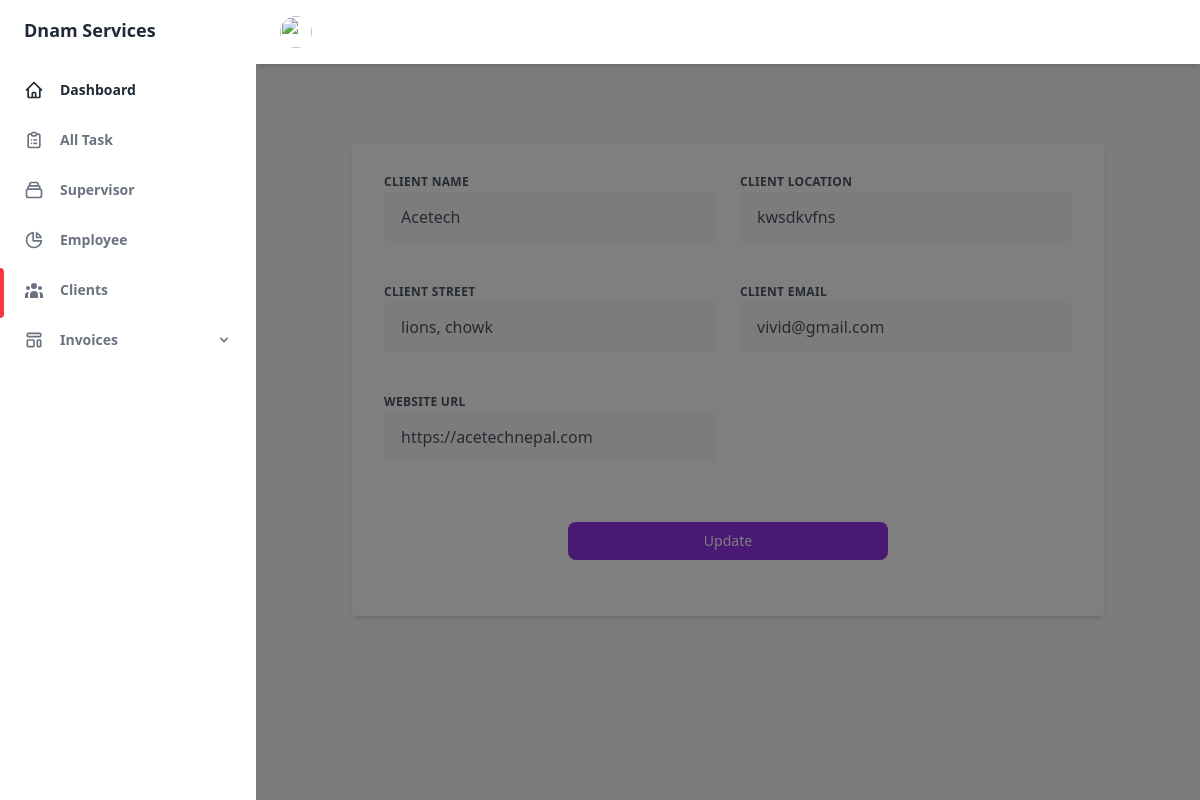
Page /editclients/4 (signed in) on the committed database.
### dnamservices/models.py (models this page shows, shortened)
class Client(models.Model):
    client_name = models.CharField(max_length=50)
    client_location = models.CharField(max_length=50)
    client_street = models.CharField(max_length=50)
    client_email = models.EmailField(max_length=254)
    client_website = models.CharField(max_length=50, blank=True, null=True)
    delete = models.BooleanField(("delete"), default=False)

### dnamservices/views.py (the view)
# urls.py: path('editclients/<str:pk>', EditClientView, name="editclients"),
@login_required()
def EditClientView(request, pk):
    template_name = "dnam/dashboard/clients/editclient.html"
    client = Client.objects.get(id=pk)
    form = EditClientForm(instance=client)
    if request.method == "POST":
        form = EditClientForm(request.POST, instance=client)
        if form.is_valid():
            form.save()
        return redirect ("allclients")
    context = {
        'form':form,
        'client':client
    }
    return render(request, template_name, context)

### dnamservices/forms.py
class EditClientForm(forms.ModelForm):
    class Meta:
        model = Client
        exclude = ['__all__']

### theme/templates/dnam/dashboard/clients/editclient.html (shortened to what this page needs)
{% extends 'base.html' %}
{% block clients-active %}
<span
  class="absolute inset-y-0 left-0 w-1 bg-[#f8373f] rounded-tr-lg rounded-br-lg"
  aria-hidden="true"></span>
{% endblock clients-active %}
{% load crispy_forms_tags %}
{% load tailwind_filters %}
{% block content %}
<main class="h-full overflow-y-auto">
    <div class=" mx-auto max-w-6xl py-20 px-12 lg:px-24  mb-24">
        <form method="POST">
          <div class="bg-white shadow-md rounded px-8 pt-6 pb-8 mb-4 flex flex-col">
            <div class="-mx-3 md:flex mb-6">
              <div class="md:w-1/2 px-3 mb-6 md:mb-0">
                <label class="uppercase tracking-wide text-gray-600  text-xs font-bold mb-2" >
                  Client Name
                </label>
                <input class="w-full  text-gray-600 bg-gray-50 border border-gray-50 rounded py-3 px-4 mb-3 focus:outline-none" type="text" name="client_name" value="{{client.client_name}}" required>
              </div>
              <div class="md:w-1/2 px-3">
                <label class="uppercase tracking-wide text-gray-600  text-xs font-bold mb-2" for="title">
                  Client Location
                </label>
                <input class="w-full  text-gray-600 bg-gray-50 border border-gray-50 rounded py-3 px-4 mb-3 focus:outline-none" id="title" type="address" name="client_location" value="{{client.client_location}}" required>
              </div>
            </div>
            <div class="-mx-3 md:flex mb-6">
                <div class="md:w-1/2 px-3 mb-6 md:mb-0">
                    <label class="uppercase tracking-wide text-gray-600  text-xs font-bold mb-2" >
                      Client Street
                    </label>
                    <input class="w-full  text-gray-600 bg-gray-50 border border-gray-50 rounded py-3 px-4 mb-3 focus:outline-none outline-none" type="text" name="client_street" value="{{client.client_street}}" required>
                  </div>
                  <div class="md:w-1/2 px-3">
                    <label class="uppercase tracking-wide text-gray-600  text-xs font-bold mb-2" for="title">
                      Client Email
                    </label>
                    <input class="w-full  text-gray-600 bg-gray-50 border border-gray-50 rounded py-3 px-4 mb-3 focus:outline-none" id="title" type="email" name="client_email" value="{{client.client_email}}">
                  </div>
            </div>
            <div class="-mx-3 md:flex mb-6">
                <div class="md:w-1/2 px-3 mb-6 md:mb-0">
                  <label class="uppercase tracking-wide text-gray-600  text-xs font-bold mb-2" >
                    Website URL
                  </label>
                  <input placeholder="ex: https://google.com" class="w-full  text-gray-600 bg-gray-50 border border-gray-50 rounded py-3 px-4 mb-3 focus:outline-none" type="url" name="client_website" value="{{client.client_website}}">
                </div>
            </div>
            <div class="px-6 my-6 flex justify-center">
                <button type="submit"
                  class="flex items-center justify-center md:w-1/2  px-4 py-2 text-sm font-medium leading-5 text-white transition-colors duration-150 bg-purple-600 border border-transparent rounded-lg active:bg-purple-600 hover:bg-purple-700 focus:outline-none focus:shadow-outline-purple"
                >
                Update
                </button>
              </div>
          </div>
        </form>
      </div>
</main>
{% endblock content %}

### rows in the picture
Client: client_name "Acetech", client_location "kwsdkvfns", client_street "lions, chowk", client_email "vivid@gmail.com", client_website "https://acetechnepal.com"
